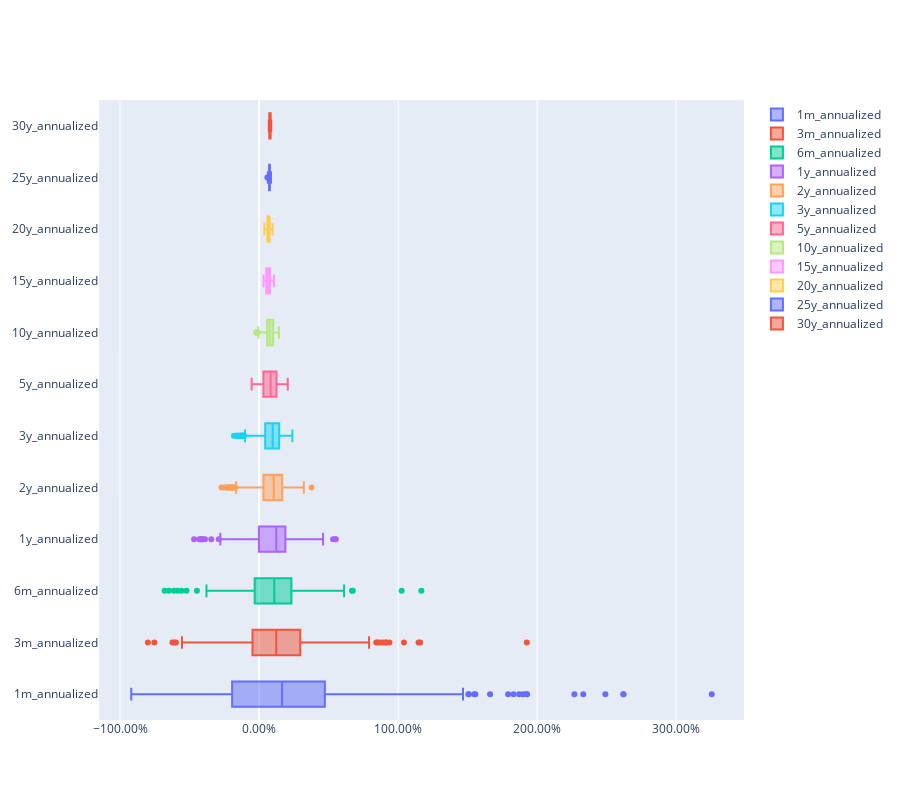

Notebook source saved alongside this figure:
### Code cell
go.Figure(
    data = [
        go.Box(
            x=df[column],
            name=column,
            )
        for column in df.loc[:,'1m_annualized':'30y_annualized'].columns
    ],
    layout = go.Layout(
        height=800,
        xaxis=dict(
            tickformat='.2%',
        )
    )
)

### Figure 1 — Plotly figure (JSON) as saved in the notebook; plotly's stock layout.template omitted (floating-point values rounded to 4 significant figures; data arrays with more than 128 entries replaced by an {"elided": "..."} marker saying what was removed)
{"data": [{"name": "1m_annualized", "type": "box", "x": {"elided": "432 float values"}}, {"name": "3m_annualized", "type": "box", "x": {"elided": "432 float values"}}, {"name": "6m_annualized", "type": "box", "x": {"elided": "432 float values"}}, {"name": "1y_annualized", "type": "box", "x": {"elided": "432 float values"}}, {"name": "2y_annualized", "type": "box", "x": {"elided": "432 float values"}}, {"name": "3y_annualized", "type": "box", "x": {"elided": "432 float values"}}, {"name": "5y_annualized", "type": "box", "x": {"elided": "432 float values"}}, {"name": "10y_annualized", "type": "box", "x": {"elided": "432 float values"}}, {"name": "15y_annualized", "type": "box", "x": {"elided": "432 float values"}}, {"name": "20y_annualized", "type": "box", "x": {"elided": "432 float values"}}, {"name": "25y_annualized", "type": "box", "x": {"elided": "432 float values"}}, {"name": "30y_annualized", "type": "box", "x": {"elided": "432 float values"}}], "layout": {"height": 800, "xaxis": {"tickformat": ".2%"}}}
